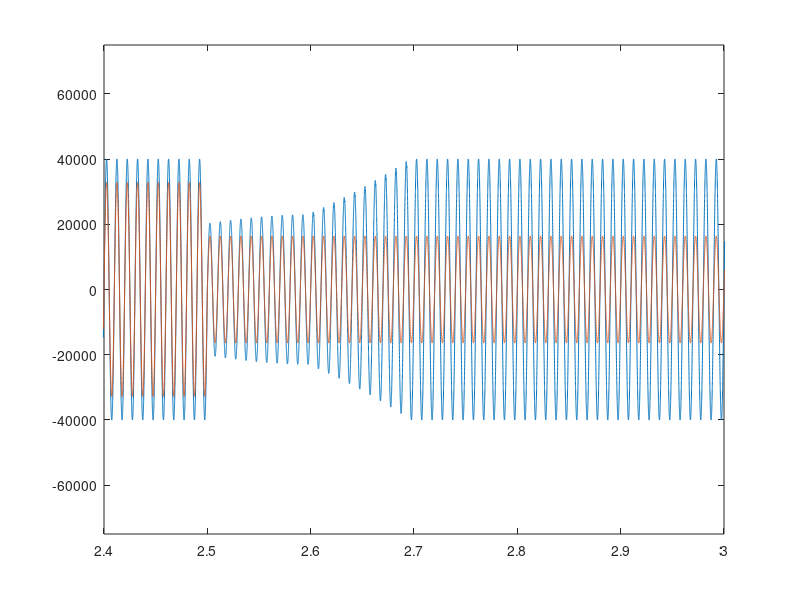

Here is the MATLAB script that generated this plot:
BUFF_SIZE = 200;
MAX_GAIN = 100;
MIN_GAIN = 0.1;

msg = ones(1, 48);
detector_array = ones(1, BUFF_SIZE);
out = zeros(1, BUFF_SIZE);
output = zeros(1, 240000);
gain = ones(1, 5000);
sum_output = 0;

alpha = 1 /  (0.83333333333 * 48000.0);
setpoint = 42;
attack = 0.0001;
decay = 0.999;
count = 0;


% Set the sampling rate and duration of the signal
fs = 48000; % Hz
duration = 5; % seconds

% Set the time vector
t = 0:1/fs:duration-1/fs;

% Generate the sinusoid waveform
amplitude1 = 16384;
amplitude2 = 32768;
f = 100; % Hz
% x1 = [amplitude1*sin(2*pi*f*t(1:floor(length(t)/2))), ...
%     amplitude2*sin(2*pi*f*t(floor(length(t)/2)+1:end))];

% x1 = amplitude1*sin(2*pi*f*t(1:floor(length(t))));


x1 = [amplitude2*sin(2*pi*f*t(1:floor(length(t)/2))), ...
    amplitude1*sin(2*pi*f*t(floor(length(t)/2)+1:end))];

% main loop
j=1;
k=1;
while j < 5000
    % Red input from somewhere
     msg = x1(((j-1)*48)+1:(j)*48); 
    j = j + 1;
    detector = 0.0;
    
    % find max amplitude
    for i = 1:48
        if msg(i) > detector
            detector = msg(i);
        end
    end
    
    detector_array(count+1) = detector;
    count = count + 1;
    if count >= BUFF_SIZE
        count = 0;
    end
    
    % iir LPF
    out(1) = alpha * detector_array(1);
    for i = 2:BUFF_SIZE
        out(i) = (1 - alpha) * out(i-1) + alpha * detector_array(i);
    end
    
    % Average filter output
    for i = 1:BUFF_SIZE
        sum_output = sum_output + out(i);
    end
    
    sum_output = sum_output / BUFF_SIZE;
    
    % Compute Gain
    desiredGain = setpoint / sum_output;
    
    if desiredGain > 1
        gain(j) = (1 - attack) * desiredGain + attack * gain(j-1);
        % gain(j) = gain(j-1)+0.1;
    elseif desiredGain <= 1
        gain(j) = (1 - decay) * desiredGain + decay *  gain(j-1);
         % gain(j) = gain(j-1)-0.1;
    end
    
    % if sum_output < 0.01
    %     gain = 1;
    % end
    
    % Limit gain to allowable range
    if gain(j) > MAX_GAIN
        gain(j) = MAX_GAIN;
    elseif gain(j) < MIN_GAIN
        gain(j) = MIN_GAIN;
    end
    
    for i = 1:48
        output(k) = round(msg(i) * gain(j));
        k = 1 + k;
    end
     
end

plot(t,output,t, x1)
axis([2.4 3 -75000 75000 ])